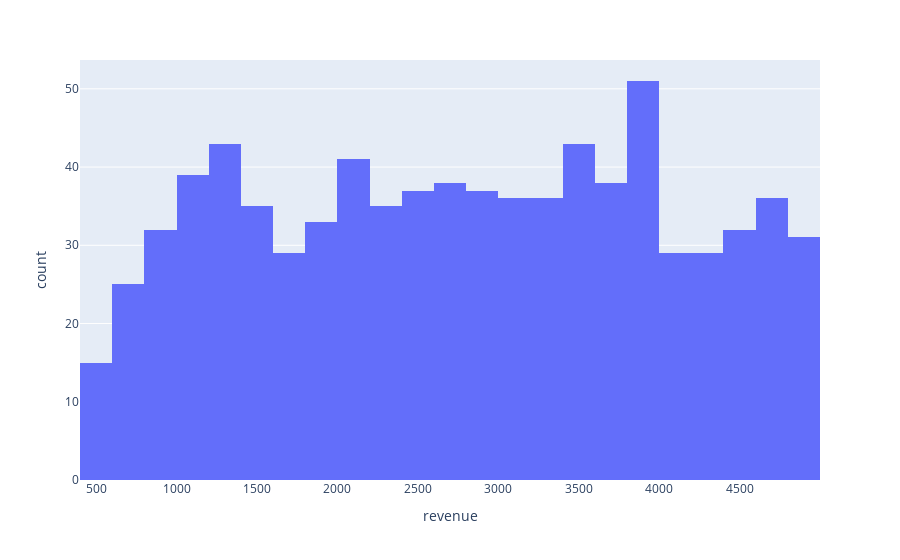

Source (notebook cell):
### Markdown cell above
# 2. Create a Visualization for the revenue by the customer.

### Code cell
fig = px.histogram(df , x = "revenue" )
fig.show()

### Figure 1 — Plotly figure (JSON) as saved in the notebook; plotly's stock layout.template omitted (floating-point values rounded to 4 significant figures; data arrays with more than 128 entries replaced by an {"elided": "..."} marker saying what was removed)
{"data": [{"alignmentgroup": "True", "bingroup": "x", "hovertemplate": "revenue=%{x}<br>count=%{y}<extra></extra>", "legendgroup": "", "marker": {"color": "#636efa", "pattern": {"shape": ""}}, "name": "", "offsetgroup": "", "orientation": "v", "showlegend": false, "type": "histogram", "x": {"elided": "800 int values"}, "xaxis": "x", "yaxis": "y"}], "layout": {"barmode": "relative", "legend": {"tracegroupgap": 0}, "margin": {"t": 60}, "xaxis": {"anchor": "y", "domain": [0, 1], "title": {"text": "revenue"}}, "yaxis": {"anchor": "x", "domain": [0, 1], "title": {"text": "count"}}}}
